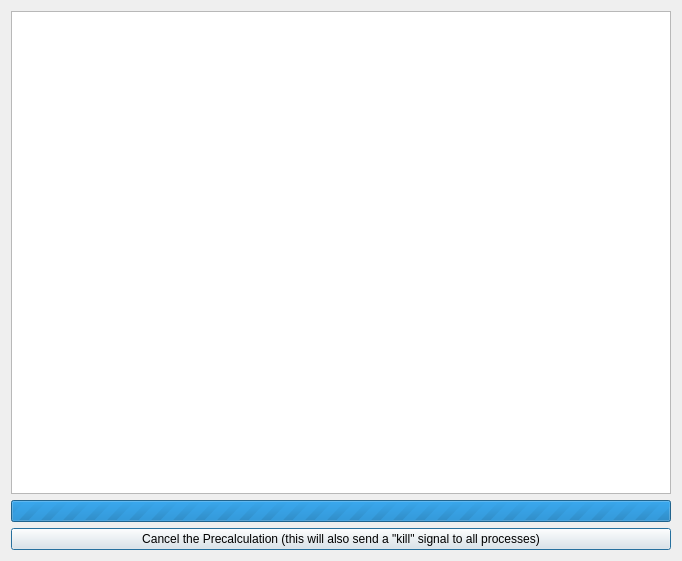
<?xml version="1.0" encoding="UTF-8"?>
<ui version="4.0">
 <class>PreCalcProgressDialog</class>
 <widget class="QDialog" name="PreCalcProgressDialog">
  <property name="windowModality">
   <enum>Qt::WindowModal</enum>
  </property>
  <property name="geometry">
   <rect>
    <x>0</x>
    <y>0</y>
    <width>682</width>
    <height>561</height>
   </rect>
  </property>
  <property name="windowTitle">
   <string>Processing...</string>
  </property>
  <property name="windowIcon">
   <iconset resource="../resources/gui.qrc">
    <normaloff>:/pluginIcon</normaloff>:/pluginIcon</iconset>
  </property>
  <layout class="QVBoxLayout" name="verticalLayout">
   <item>
    <widget class="QTableView" name="tableView"/>
   </item>
   <item>
    <widget class="QProgressBar" name="progressBar">
     <property name="styleSheet">
      <string notr="true"/>
     </property>
     <property name="maximum">
      <number>0</number>
     </property>
     <property name="value">
      <number>-1</number>
     </property>
     <property name="textVisible">
      <bool>false</bool>
     </property>
    </widget>
   </item>
   <item>
    <widget class="QPushButton" name="cancelButton">
     <property name="text">
      <string>Cancel the Precalculation (this will also send a &quot;kill&quot; signal to all processes)</string>
     </property>
    </widget>
   </item>
  </layout>
  <action name="ui_copyAction">
   <property name="icon">
    <iconset resource="../resources/gui.qrc">
     <normaloff>:/copyIcon</normaloff>:/copyIcon</iconset>
   </property>
   <property name="text">
    <string>copyAction</string>
   </property>
   <property name="shortcut">
    <string>Ctrl+C</string>
   </property>
  </action>
 </widget>
 <resources>
  <include location="../resources/gui.qrc"/>
 </resources>
 <connections/>
</ui>
